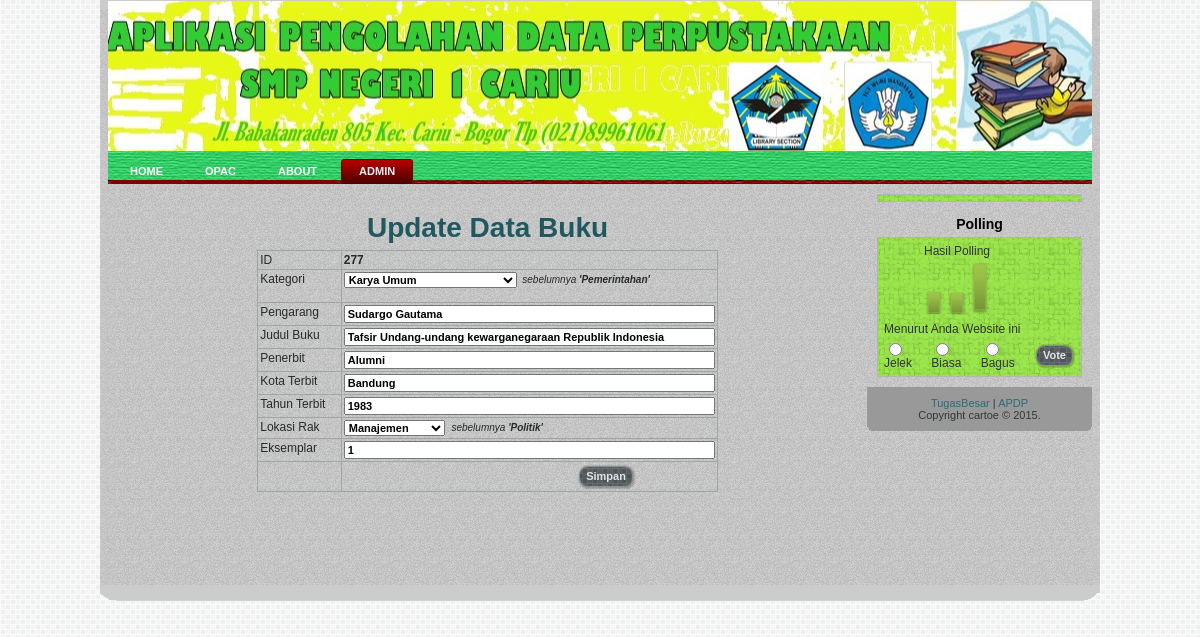
The app's page /perpusemas/edit.buku.php?no=277 (signed in) with its own data.
### tables this page shows
CREATE TABLE IF NOT EXISTS `kategori` (
  `id_kategori` varchar(20) NOT NULL,
  `kategori` varchar(30) NOT NULL,
  PRIMARY KEY (`id_kategori`)
);

CREATE TABLE IF NOT EXISTS `buku` (
  `id_buku` int(20) NOT NULL AUTO_INCREMENT,
  `no_buku` varchar(20) NOT NULL,
  `id_kategori` varchar(20) NOT NULL,
  `pengarang` varchar(100) NOT NULL,
  `judul_buku` varchar(200) NOT NULL,
  `penerbit` varchar(100) NOT NULL,
  `kota_terbit` varchar(50) NOT NULL,
  `tahun_terbit` varchar(20) NOT NULL,
  `lokasi_rak` varchar(20) NOT NULL,
  `status` varchar(20) NOT NULL,
  PRIMARY KEY (`id_buku`)
);

### perpusemas/vote.php (called while the page is built, shortened)
<?php
	$akhir = "select *from poling;";
	$akhir_query = mysql_query($akhir);
	while($hasil3 = mysql_fetch_array($akhir_query))
		{
			$tampil_1 = $hasil3['bagus'];
			$tampil_2 = $hasil3['biasa'];
			$tampil_3 = $hasil3['jelek'];
		}
	$tampil_4 = $tampil_1+$tampil_2+$tampil_3;
	$tampil_bagus = (($tampil_1*100)/$tampil_4);
	$tampil_biasa = (($tampil_2*100)/$tampil_4);
	$tampil_jelek = (($tampil_3*100)/$tampil_4);
?>

### perpusemas/edit.buku.php (the view, shortened to what this page needs)
<?php
	if($_SESSION['satu']=="terhubung")
		{
			include "vote.php";
		}
	else
		{
			header('location:index.php');
		}
?>
<!DOCTYPE html PUBLIC "-//W3C//DTD XHTML 1.0 Transitional//EN" "http://www.w3.org/TR/xhtml1/DTD/xhtml1-transitional.dtd">
<html xmlns="http://www.w3.org/1999/xhtml" dir="ltr" lang="en-US" xml:lang="en">
<head>
    <link rel="stylesheet" href="style.css" type="text/css" media="screen" />
</head>
<body>
<div id="art-page-background-glare">
        <div id="art-page-background-glare-image">
    <div id="art-main">
        <div class="art-sheet">
            <div class="art-sheet-cc"></div>
            <div class="art-sheet-body">
                <div class="art-header">
                    <div class="art-header-center">
                        <div class="art-header-png"></div>
                    </div>
                </div>
                <div class="art-nav">
                	<div class="l"></div>
                	<ul class="art-menu">
						<li>
                			<a href="home.php"><span class="l"></span><span class="r"></span><span class="t">Home</span></a>
                		</li>
                		<li>
                			<a class="1" title="Online Public Access Catalogue" href="index.php"><span class="l"></span><span class="r"></span><span class="t">OPAC</span></a>
                		</li>
                		<li>
                			<a href="#"><span class="l"></span><span class="r"></span><span class="t">About</span></a>
                		</li>
						<?php
							if($_SESSION['satu']=="terhubung")
								{
									echo "<li>";
									echo "<a href=\"#\" class=\"active\" ><span class=\"l\"></span><span class=\"r\"></span><span class=\"t\">Admin</span></a>";
									echo "</li>";
								}
						?>
                	</ul>
                </div>
                <div class="art-content-layout">
                    <div class="art-content-layout-row">
                        <div class="art-layout-cell art-content">
                          <div class="art-post">
                              <div class="art-post-body">
                          <div class="art-post-inner art-article">
											<center>
											 <h2 class="art-postheader">Update Data Buku</h2>
											<?php
											echo "<form action=\"update.php\" method=\"POST\">";
											echo "<table>";
											$no = $_REQUEST['no'];
											echo "<tr><td>ID</td><td><b>$no</b></td></tr>";
											echo "<tr><td>Kategori<br>&nbsp;&nbsp;&nbsp;&nbsp;</td><td><select name=\"kategori\">
																							<option value=\"000\">Karya Umum</option>
																							<option value=\"100\">Filsafat dan Psikologi</option>
																							<option value=\"200\">Agama</option>
																							<option value=\"300\">Ilmu Sosial</option>
																							<option value=\"400\">Bahasa</option>
																							<option value=\"500\">Ilmu Alam dan Matematika</option>
																							<option value=\"600\">Teknologi dan Ilmu Terapan</option>
																							<option value=\"700\">Kesenian, Hiburan, Olahraga</option>
																							<option value=\"800\">Kesusastraan</option>
																							<option value=\"900\">Geografi dan Sejarah</option>
																				</select>";
																							$select = "select *from buku where id_buku = $no;";
																							$select_query = mysql_query($select);
																							while($hasil = mysql_fetch_array($select_query))
																								{
																									$kategori2 = $hasil['id_kategori'];
																										$pilih_kategori = "select *from kategori where id_kategori = '$kategori2'";
																										$pilih_query = mysql_query($pilih_kategori);
																										while($nama = mysql_fetch_array($pilih_query))
																											{
																												$kategori = $nama['kategori'];
																											}
																									$pengarang = $hasil['pengarang'];
																									$judul_buku = $hasil['judul_buku'];
																									$penerbit = $hasil['penerbit'];
																									$kota_terbit = $hasil['kota_terbit'];
																									$status = $hasil['status'];
																									$tahun_terbit = $hasil['tahun_terbit'];
																									$lokasi_rak = $hasil['lokasi_rak'];
																								}
																						echo "<font size=\"1\"><i>&nbsp;&nbsp;sebelumnya <b>'$kategori'</b></i></font></td></tr>";
											echo "<tr><td>Pengarang&nbsp;&nbsp;&nbsp;&nbsp;</td><td><input value=\"$pengarang\" size=\"50\" type=\"text\" name=\"pengarang\"></td></tr>";
											echo "<tr><td>Judul Buku&nbsp;&nbsp;&nbsp;&nbsp;</td><td><input value=\"$judul_buku\" size=\"50\" type=\"text\" name=\"judul_buku\"></td></tr>";
											echo "<tr><td>Penerbit&nbsp;&nbsp;&nbsp;&nbsp;</td><td><input value=\"$penerbit\" size=\"50\" type=\"text\" name=\"penerbit\"></td></tr>";
											echo "<tr><td>Kota Terbit&nbsp;&nbsp;&nbsp;&nbsp;</td><td><input value=\"$kota_terbit\" size=\"50\" type=\"text\" name=\"kota_terbit\"></td></tr>";
											echo "<tr><td><input type=\"hidden\" name=\"id\" value=\"$no\">Tahun Terbit&nbsp;&nbsp;&nbsp;&nbsp;</td><td><input value=\"$tahun_terbit\" size=\"50\" type=\"text\" name=\"tahun_terbit\"></td></tr>";
											echo "<tr><td>Lokasi Rak&nbsp;&nbsp;&nbsp;&nbsp;</td><td><select name=\"lokasi_rak\"><option value=\"Manajemen\">Manajemen</option>";
																				echo "</select>&nbsp;&nbsp;<font size=\"1\"><i>sebelumnya <b>'$lokasi_rak'</b></i></font></td></tr>";
											echo "<tr><td>Eksemplar&nbsp;&nbsp;&nbsp;&nbsp;</td><td><input value=\"$status\" size=\"50\" type=\"text\" name=\"status\"></td></tr>";
											echo "<tr><td></td><td>
											&nbsp;&nbsp;&nbsp;&nbsp;&nbsp;&nbsp;&nbsp;&nbsp;
											&nbsp;&nbsp;&nbsp;&nbsp;&nbsp;&nbsp;&nbsp;&nbsp;&nbsp;&nbsp;&nbsp;&nbsp;
											&nbsp;&nbsp;&nbsp;&nbsp;&nbsp;&nbsp;&nbsp;&nbsp;&nbsp;&nbsp;&nbsp;&nbsp;
											&nbsp;&nbsp;&nbsp;&nbsp;&nbsp;&nbsp;&nbsp;&nbsp;&nbsp;&nbsp;&nbsp;&nbsp;
											&nbsp;&nbsp;&nbsp;&nbsp;&nbsp;&nbsp;&nbsp;&nbsp;
											&nbsp;&nbsp;&nbsp;&nbsp;&nbsp;&nbsp;&nbsp;&nbsp;
											&nbsp;&nbsp;&nbsp;
											<input class=\"art-button\" type=\"submit\" name=\"post\" value=\"Simpan\" /></td></tr>
											</table></form></center>";
										?>
                          </div>
                              </div>
                          </div>
                          <div class="art-post">
                              <div class="art-post-body">
                              </div>
                          </div>
						  <div class="art-post">
                              <div class="art-post-body">
                              </div>
                          </div>
                        </div>
                        <div class="art-layout-cell art-sidebar1">
                          <div class="art-block">
                              <div class="art-block-body">
                                          <div class="art-blockcontent">
                                              <div class="art-blockcontent-cc"></div>
                                              <div class="art-blockcontent-body">
                                          </div>
                              </div>
                          </div></div>
						  <div class="art-block">
                              <div class="art-block-body">
                                          <div class="art-blockheader">
                                              <h3 class="t">Polling</h3>
                                          </div>
                                          <div class="art-blockcontent">
                                              <div class="art-blockcontent-body">
                                                          <div><form method="POST">
                                                          <table align="center">
														  <tr><td colspan="3" align="center">Hasil Polling</td></tr>
														  <tr><td colspan="3" align="center" valign="bottom"><img src="poling.png" width="20" height="<?php echo $tampil_jelek; ?>" align="bottom" title="Jelek <?php settype($tampil_jelek, "integer"); echo $tampil_jelek; ?>%"></img>
														  <img src="poling.png" width="20" height="<?php echo $tampil_biasa; ?>" align="bottom" title="Biasa <?php settype($tampil_biasa, "integer"); echo $tampil_biasa; ?>%"></img>
														  <img src="poling.png" width="20" height="<?php echo $tampil_bagus; ?>" align="bottom" title="Bagus <?php settype($tampil_bagus, "integer"); echo $tampil_bagus; ?>%"></img></td>
														  </tr>
                                                          <tr><td colspan="3">Menurut Anda Website ini</td></tr>
														  <tr><td><input type="radio" name="poling" value="jelek">Jelek</td>
														  <td><input type="radio" name="poling" value="biasa">Biasa</td><td><input type="radio" name="poling" value="bagus">Bagus</td>
														  <td><input class="art-button" type="submit" name="vote" value="Vote" /></td>
                                                          </tr></table>
                                                          </form></div>
                                              </div>
                                          </div>
                              </div>
                          </div>
                <div class="art-footer">
                    <div class="art-footer-t"></div>
                    <div class="art-footer-l"></div>
                    <div class="art-footer-b"></div>
                    <div class="art-footer-body">
                        <div class="art-footer-text">
                            <p><a target="_blank" href="#">TugasBesar</a> | <a target="_blank" href="#">APDP</a> </p><p>Copyright cartoe &copy; 2015. </p>
                        </div>
                    </div>
                </div>
            </div>
        </div>
    </div>
        </div>
    </div>
</body>
</html>

### records on screen
kategori: kategori "Pemerintahan"
buku: pengarang "Sudargo Gautama", judul_buku "Tafsir Undang-undang kewarganegaraan Republik Indonesia", penerbit "Alumni", kota_terbit "Bandung", tahun_terbit "1983", lokasi_rak "Politik", status "1"

### other values on screen
$no "277"
